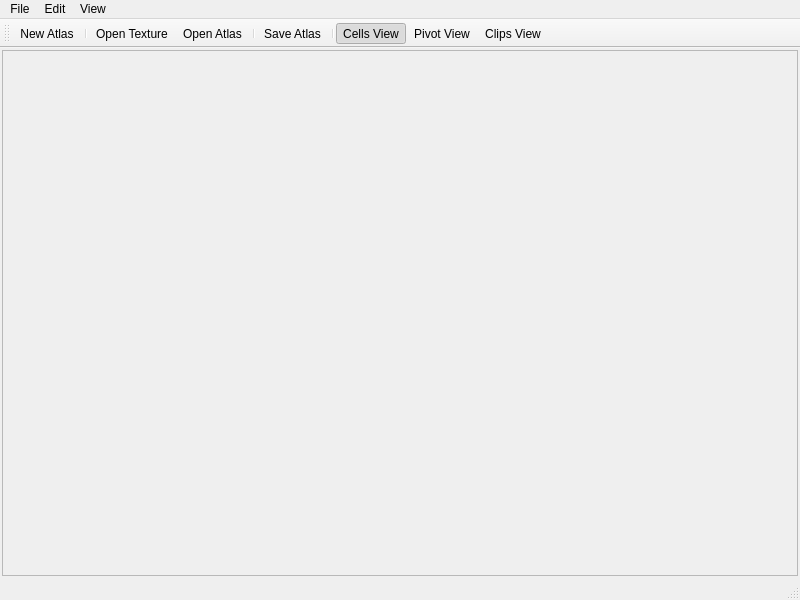
<?xml version="1.0" encoding="UTF-8"?>
<ui version="4.0">
 <class>AtlasEditorUI</class>
 <widget class="QMainWindow" name="AtlasEditorUI">
  <property name="geometry">
   <rect>
    <x>0</x>
    <y>0</y>
    <width>800</width>
    <height>600</height>
   </rect>
  </property>
  <property name="windowTitle">
   <string>Elang Atlas Editor</string>
  </property>
  <widget class="QWidget" name="centralwidget">
   <layout class="QHBoxLayout" name="horizontalLayout">
    <property name="spacing">
     <number>2</number>
    </property>
    <property name="leftMargin">
     <number>2</number>
    </property>
    <property name="topMargin">
     <number>2</number>
    </property>
    <property name="rightMargin">
     <number>2</number>
    </property>
    <property name="bottomMargin">
     <number>2</number>
    </property>
    <item>
     <widget class="QFrame" name="frame">
      <property name="frameShape">
       <enum>QFrame::StyledPanel</enum>
      </property>
      <property name="frameShadow">
       <enum>QFrame::Raised</enum>
      </property>
     </widget>
    </item>
   </layout>
  </widget>
  <widget class="QMenuBar" name="menubar">
   <property name="geometry">
    <rect>
     <x>0</x>
     <y>0</y>
     <width>800</width>
     <height>22</height>
    </rect>
   </property>
   <widget class="QMenu" name="menuFile">
    <property name="title">
     <string>File</string>
    </property>
    <widget class="QMenu" name="menuNew">
     <property name="title">
      <string>New</string>
     </property>
     <addaction name="actionNewAtlas"/>
    </widget>
    <widget class="QMenu" name="menuOpen">
     <property name="title">
      <string>Open</string>
     </property>
     <addaction name="actionOpenTexture"/>
     <addaction name="actionOpenAtlas"/>
    </widget>
    <addaction name="menuNew"/>
    <addaction name="menuOpen"/>
    <addaction name="separator"/>
    <addaction name="actionSaveAtlas"/>
    <addaction name="actionSaveAtlasAs"/>
   </widget>
   <widget class="QMenu" name="menuEdit">
    <property name="title">
     <string>Edit</string>
    </property>
   </widget>
   <widget class="QMenu" name="menuView">
    <property name="title">
     <string>View</string>
    </property>
    <addaction name="actionCellsView"/>
    <addaction name="actionPivotView"/>
    <addaction name="actionClipsView"/>
   </widget>
   <addaction name="menuFile"/>
   <addaction name="menuEdit"/>
   <addaction name="menuView"/>
  </widget>
  <widget class="QStatusBar" name="statusbar"/>
  <widget class="QToolBar" name="toolBar">
   <property name="windowTitle">
    <string>toolBar</string>
   </property>
   <attribute name="toolBarArea">
    <enum>TopToolBarArea</enum>
   </attribute>
   <attribute name="toolBarBreak">
    <bool>false</bool>
   </attribute>
   <addaction name="actionNewAtlas"/>
   <addaction name="separator"/>
   <addaction name="actionOpenTexture"/>
   <addaction name="actionOpenAtlas"/>
   <addaction name="separator"/>
   <addaction name="actionSaveAtlas"/>
   <addaction name="separator"/>
   <addaction name="actionCellsView"/>
   <addaction name="actionPivotView"/>
   <addaction name="actionClipsView"/>
  </widget>
  <action name="actionNewAtlas">
   <property name="text">
    <string>Atlas...</string>
   </property>
   <property name="iconText">
    <string>New Atlas</string>
   </property>
   <property name="toolTip">
    <string>New Atlas</string>
   </property>
   <property name="shortcut">
    <string>Ctrl+N</string>
   </property>
  </action>
  <action name="actionOpenTexture">
   <property name="text">
    <string>Texture...</string>
   </property>
   <property name="iconText">
    <string>Open Texture</string>
   </property>
   <property name="toolTip">
    <string>Open Texture</string>
   </property>
  </action>
  <action name="actionOpenAtlas">
   <property name="text">
    <string>Atlas...</string>
   </property>
   <property name="iconText">
    <string>Open Atlas</string>
   </property>
   <property name="toolTip">
    <string>Open Atlas</string>
   </property>
   <property name="shortcut">
    <string>Ctrl+O</string>
   </property>
  </action>
  <action name="actionSaveAtlas">
   <property name="text">
    <string>Save Atlas</string>
   </property>
   <property name="iconText">
    <string>Save Atlas</string>
   </property>
   <property name="toolTip">
    <string>Save Atlas</string>
   </property>
   <property name="shortcut">
    <string>Ctrl+S</string>
   </property>
  </action>
  <action name="actionCellsView">
   <property name="checkable">
    <bool>true</bool>
   </property>
   <property name="checked">
    <bool>true</bool>
   </property>
   <property name="text">
    <string>Cells View</string>
   </property>
  </action>
  <action name="actionPivotView">
   <property name="checkable">
    <bool>true</bool>
   </property>
   <property name="text">
    <string>Pivot View</string>
   </property>
   <property name="toolTip">
    <string>Pivot View</string>
   </property>
  </action>
  <action name="actionClipsView">
   <property name="checkable">
    <bool>true</bool>
   </property>
   <property name="text">
    <string>Clips View</string>
   </property>
  </action>
  <action name="actionSaveAtlasAs">
   <property name="text">
    <string>Save Atlas As...</string>
   </property>
   <property name="shortcut">
    <string>Ctrl+Shift+S</string>
   </property>
  </action>
 </widget>
 <resources/>
 <connections/>
</ui>
